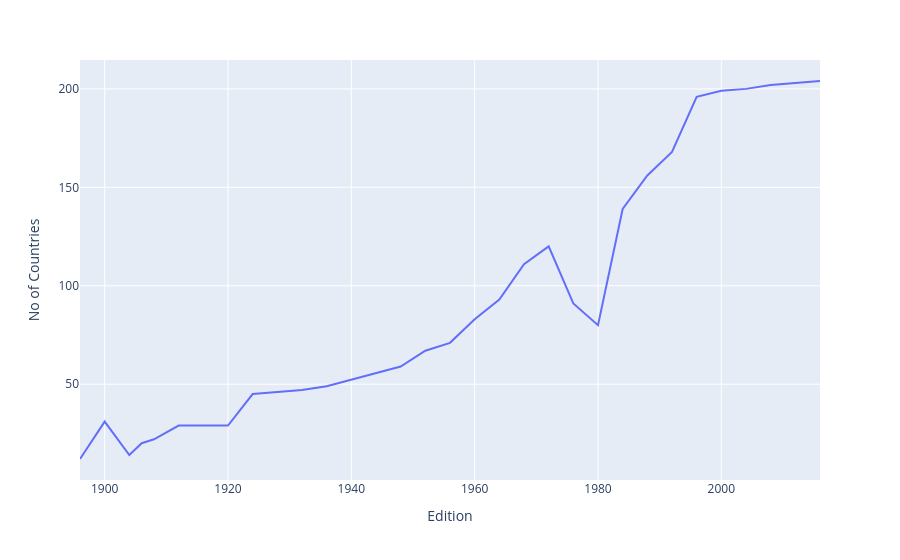

Notebook source saved alongside this figure:
### Code cell
fig=px.line(nations_over_time , x="Edition", y="No of Countries")
fig.show()

### Figure 1 — Plotly figure (JSON) as saved in the notebook; plotly's stock layout.template omitted (floating-point values rounded to 4 significant figures)
{"data": [{"hovertemplate": "Edition=%{x}<br>No of Countries=%{y}<extra></extra>", "legendgroup": "", "line": {"color": "#636efa", "dash": "solid"}, "marker": {"symbol": "circle"}, "mode": "lines", "name": "", "orientation": "v", "showlegend": false, "type": "scatter", "x": [1896, 1900, 1904, 1906, 1908, 1912, 1920, 1924, 1928, 1932, 1936, 1948, 1952, 1956, 1960, 1964, 1968, 1972, 1976, 1980, 1984, 1988, 1992, 1996, 2000, 2004, 2008, 2012, 2016], "xaxis": "x", "y": [12, 31, 14, 20, 22, 29, 29, 45, 46, 47, 49, 59, 67, 71, 83, 93, 111, 120, 91, 80, 139, 156, 168, 196, 199, 200, 202, 203, 204], "yaxis": "y"}], "layout": {"legend": {"tracegroupgap": 0}, "margin": {"t": 60}, "xaxis": {"anchor": "y", "domain": [0, 1], "title": {"text": "Edition"}}, "yaxis": {"anchor": "x", "domain": [0, 1], "title": {"text": "No of Countries"}}}}
